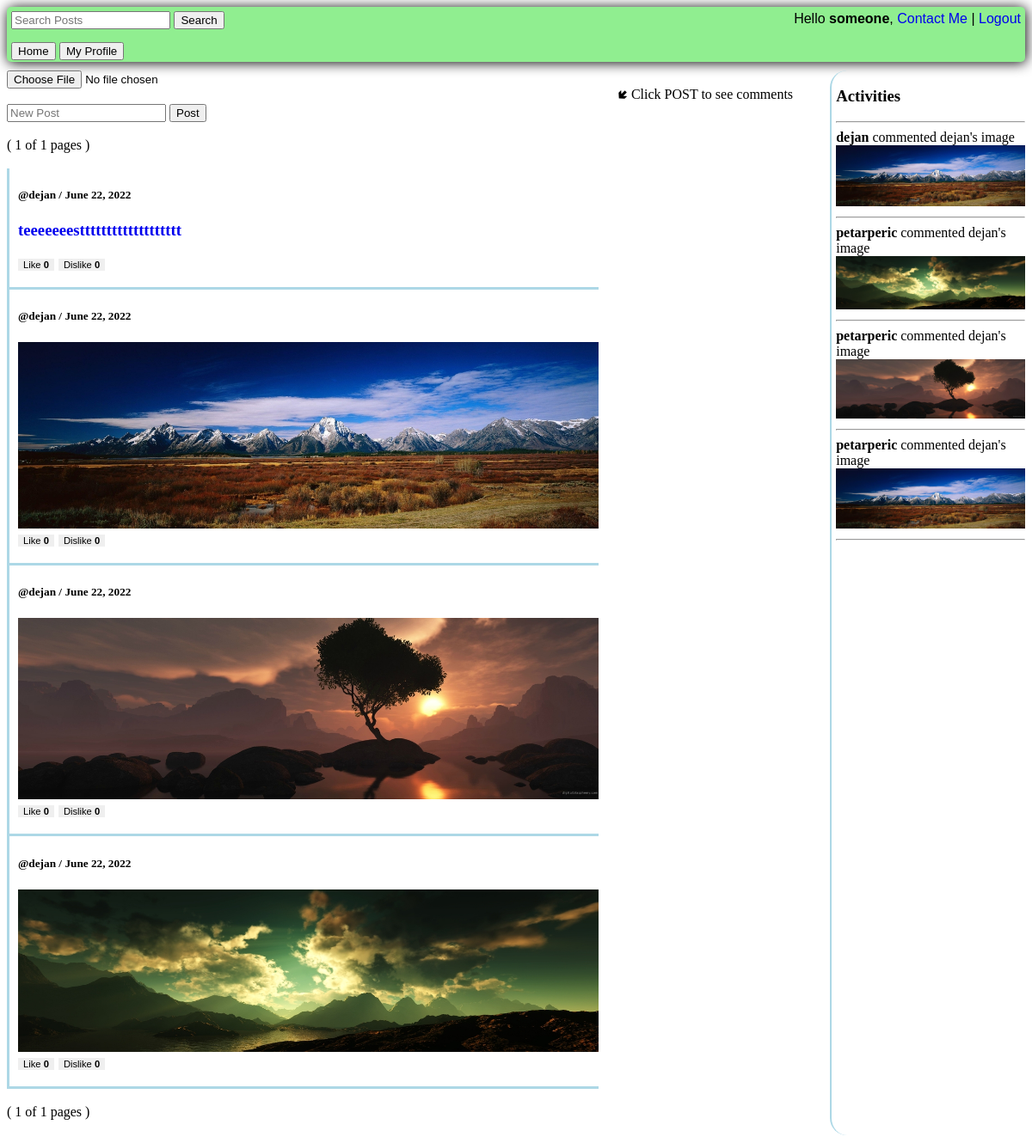
The page / (signed in) on the database its author committed.
### baseApp/models.py (models this page shows, shortened)
class Post(models.Model):
    user = models.ForeignKey(User, on_delete=models.SET_NULL, null=True)
    post = models.TextField()
    image = ResizedImageField(size=[1280, 720], quality=100, null=True, blank=True, upload_to='images/')
    updated = models.DateTimeField(auto_now=True)
    created = models.DateTimeField(auto_now_add=True)
    likes = models.ManyToManyField(User, blank=True, related_name='likes')
    dislikes = models.ManyToManyField(User, blank=True, related_name='dislikes')
    def __str__(self):
        return f'{self.post}'
    class Meta:
        ordering = ['-created']

class Comment(models.Model):
    user = models.ForeignKey(User, on_delete=models.CASCADE)
    post = models.ForeignKey(Post, on_delete=models.CASCADE)
    comment = models.TextField()
    participants = models.ManyToManyField(User, related_name='participants', blank=True)
    updated = models.DateTimeField(auto_now=True)
    created = models.DateTimeField(auto_now_add=True)
    class Meta:
        ordering = ['-created']

### baseApp/views.py (the view, shortened to what this page needs)
# urls.py: path('', views.home, name='home'),
def home(request):
    if request.method == 'GET':
        participants = Comment.objects.all()
        p = Paginator(Post.objects.all(), 5)
        page = request.GET.get('page')
        try:
            posts = p.get_page(page)
        except EmptyPage:
            posts = p.get_page(p.num_pages)
    context = {'posts': posts, 'participants': participants, 'posts': posts}
    return render(request, 'baseApp/home.html', context)

### baseApp/templates/baseApp/home.html (shortened to what this page needs)
{% extends 'baseApp/base.html' %}
{% block content %}
<div class="columns-wrapper">
  <div class="left-column">
  {% include 'baseApp/columns/left.html' %}
  </div>
  <div class="center-column">
  {% include 'baseApp/columns/center.html' %}
  </div>
  <div class="right-column">
  {% include 'baseApp/columns/right.html' %}
  </div>
</div>
{% endblock %}

### baseApp/templates/baseApp/navbar.html (shortened to what this page needs)
{% if request.user.is_authenticated %}
{% load static %}
<div style="float: left;">
<form action="{% url 'search' %}" method="GET">
<input type="text" name="q" placeholder="Search Posts">
<input type="submit" value="Search">
</form>
</div>
<div style="text-align: right;">
Hello <b>{{request.user}}</b>,
<a href="{% url 'contact' %}"> Contact Me </a> |
<a href="{% url 'logoutUser' %}"> Logout </a> <br><br>
{% endif %}
<div style="text-align: left;">
<a href="{% url 'home' %}"> <button> Home </button> </a>
<a href="{% url 'myProfile' %}"> <button> My Profile </button> </a>
</div>
</div>

### baseApp/templates/baseApp/columns/left.html (shortened to what this page needs)
{% if request.user.is_authenticated %}
  {% if post %}
  {% else %}
  <form action="" method='POST' enctype="multipart/form-data">
    <input type="file" name="image"><br><br>
    <input type="text" name="post" placeholder="New Post">
    <input type="submit" value='Post'>
  </form>
  {% endif %}
{% endif %} <br>
( {{posts.number}} of {{posts.paginator.num_pages}} pages )<br><br>
{% for post in posts %}
<div class="post">
<h5>@{{post.user}} / {{post.created.date}}</h5>
<a href="{% url 'comment' post.pk %}?page={{posts.number}}">
<h3> {{post|slice:"500"|safe}} </h3>
{% if post.image %}
  <img src="{{ post.image.url }}" alt="" class="image"><br>
{% endif %}
{% if request.user.is_authenticated %}
  {% if request.user == post.user %}
  <small>
    <a href="{% url 'update' post.pk %}"> Update  </a> |
    <a href="{% url 'deletePost' post.pk %}"> Delete </a>
  </small> <br> <br>
  <small> Likes {{post.likes.count}} | Dislikes {{post.dislikes.count}} </small> <br><br>
  {% else %}
  <div class="postLikes">
    <form action="{% url 'like' post.pk %}" method="POST">
      <button type="submit" class="btnLike">Like <b>{{post.likes.count}}</b></button>
    </form>
    <form action="{% url 'dislike' post.pk %}" method="POST">
      <button type="submit" class="btnDislike"> Dislike <b>{{post.dislikes.count}}</b></button>
    </form> <br><br>
  </div>
  {% endif %}
{% endif %}
</a>
</div>
{% endfor %} <br>
( {{posts.number}} of {{posts.paginator.num_pages}} pages )<br><br>

### baseApp/templates/baseApp/columns/right.html
<h3> Activities </h3> <hr>
{% if participants %}
  {% for participant in participants %}
  {% if participant.post %}
  <b> {{ participant.user }} </b> commented {{ participant.post.user }}'s
  {% if participant.post.image %}
    image
    <a href="{% url 'comment' participant.post.id %}">
    <img src="{{ participant.post.image.url }}" style="width: 100%;">
    </a>
  {% else %}
    post <small><small>>></small></small>
    <a href="{% url 'comment'  participant.post.id %}"> {{ participant.post }} </a>
  {% endif %}
  {% endif %} <br><hr>
  {% endfor %}
{% else %}
    <h4> No Activities </h4>
{% endif %}

### baseApp/templates/baseApp/home.html (style rules this page uses)
.columns-wrapper { display: grid; grid-template-columns: 3fr 1fr 1fr; font-family:'Times New Roman', Times, serif; }
a { text-decoration: none; }
.center-column { text-decoration: none; }
.right-column { margin-left: 10px; border-left: 2px solid lightblue; border-radius: 20px; padding-left: 5px; overflow: scroll; }

### baseApp/templates/baseApp/columns/left.html (style rules this page uses)
.post { width: 95%; border-left: 3px solid lightblue; padding-left: 10px; padding-top: 1px; border-bottom: 3px solid lightblue; }
.image { width: 100%; max-height: auto; }
.postLikes { display: flex; }
.btnLike, .btnDislike { font-size: 70%; margin-right: 5px; border: 0px; cursor: pointer; }

### rows shown on the page
Post: user "dejan", created "June 22, 2022", post "teeeeeeesttttttttttttttttttt", likes.count "0", dislikes.count "0"
Post: user "dejan", created "June 22, 2022", image (picture), likes.count "0", dislikes.count "0"
Post: user "dejan", created "June 22, 2022", image (picture), likes.count "0", dislikes.count "0"
Post: user "dejan", created "June 22, 2022", image (picture), likes.count "0", dislikes.count "0"
Comment: user "dejan", post.user "dejan", post.image (picture)
Comment: user "petarperic", post.user "dejan", post.image (picture)
Comment: user "petarperic", post.user "dejan", post.image (picture)
Comment: user "petarperic", post.user "dejan", post.image (picture)

### other values the page prints
{{ request.user }} "someone"
{{ posts.number }} "1"
{{ posts.paginator.num_pages }} "1"
